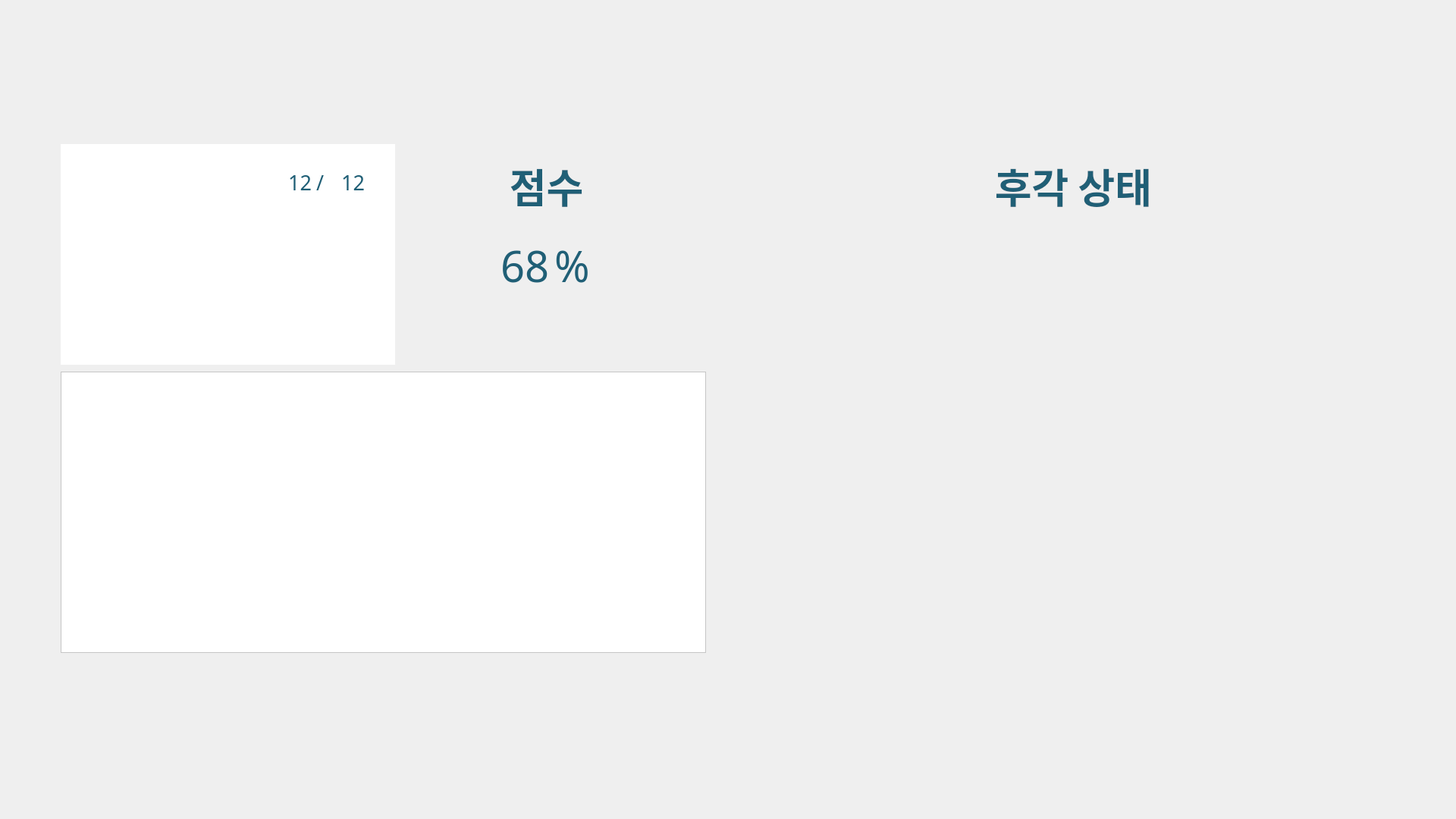
<?xml version="1.0" encoding="UTF-8"?>
<ui version="4.0">
 <class>MainWindow</class>
 <widget class="QMainWindow" name="MainWindow">
  <property name="geometry">
   <rect>
    <x>0</x>
    <y>0</y>
    <width>1920</width>
    <height>1080</height>
   </rect>
  </property>
  <property name="sizePolicy">
   <sizepolicy hsizetype="Maximum" vsizetype="Maximum">
    <horstretch>0</horstretch>
    <verstretch>0</verstretch>
   </sizepolicy>
  </property>
  <property name="maximumSize">
   <size>
    <width>1920</width>
    <height>1080</height>
   </size>
  </property>
  <property name="font">
   <font>
    <family>Malgun Gothic</family>
    <pointsize>16</pointsize>
   </font>
  </property>
  <property name="focusPolicy">
   <enum>Qt::FocusPolicy::NoFocus</enum>
  </property>
  <property name="windowTitle">
   <string>Digital Olfaction Solution</string>
  </property>
  <property name="styleSheet">
   <string notr="true"/>
  </property>
  <widget class="QWidget" name="centralwidget">
   <widget class="QPushButton" name="ui_menu_btn_quit">
    <property name="geometry">
     <rect>
      <x>1807</x>
      <y>13</y>
      <width>96</width>
      <height>96</height>
     </rect>
    </property>
    <property name="sizePolicy">
     <sizepolicy hsizetype="Preferred" vsizetype="Preferred">
      <horstretch>0</horstretch>
      <verstretch>0</verstretch>
     </sizepolicy>
    </property>
    <property name="minimumSize">
     <size>
      <width>40</width>
      <height>40</height>
     </size>
    </property>
    <property name="maximumSize">
     <size>
      <width>16777215</width>
      <height>16777215</height>
     </size>
    </property>
    <property name="font">
     <font>
      <family>Malgun Gothic</family>
      <pointsize>12</pointsize>
     </font>
    </property>
    <property name="styleSheet">
     <string notr="true">QPushButton{
	background-image : url(./ui/images/common/btn_logout.png);
	border : 0px;
}

QPushButton::hover{
	background-image : url(./ui/images/common/btn_logout_over.png);
	border : 0px;
}</string>
    </property>
    <property name="text">
     <string/>
    </property>
   </widget>
   <widget class="QLabel" name="label_background">
    <property name="geometry">
     <rect>
      <x>0</x>
      <y>0</y>
      <width>1920</width>
      <height>1080</height>
     </rect>
    </property>
    <property name="font">
     <font>
      <family>Malgun Gothic</family>
      <pointsize>16</pointsize>
      <bold>false</bold>
     </font>
    </property>
    <property name="styleSheet">
     <string notr="true">QLabel{
	image : url(./ui/images/test/i/bg_result.png);
}&lt;?xml version=&quot;1.0&quot; encoding=&quot;UTF-8&quot;?&gt;
&lt;ui version=&quot;4.0&quot;&gt;
 &lt;widget name=&quot;__qt_fake_top_level&quot;&gt;
  &lt;widget class=&quot;QWidget&quot; name=&quot;widget&quot; native=&quot;true&quot;&gt;
   &lt;property name=&quot;geometry&quot;&gt;
    &lt;rect&gt;
     &lt;x&gt;580&lt;/x&gt;
     &lt;y&gt;750&lt;/y&gt;
     &lt;width&gt;320&lt;/width&gt;
     &lt;height&gt;65&lt;/height&gt;
    &lt;/rect&gt;
   &lt;/property&gt;
   &lt;layout class=&quot;QHBoxLayout&quot; name=&quot;horizontalLayout&quot; stretch=&quot;1,2,3,2,2&quot;&gt;
    &lt;item&gt;
     &lt;widget class=&quot;QLabel&quot; name=&quot;label_correctNumber_label1&quot;&gt;
      &lt;property name=&quot;font&quot;&gt;
       &lt;font&gt;
        &lt;pointsize&gt;25&lt;/pointsize&gt;
        &lt;weight&gt;50&lt;/weight&gt;
        &lt;italic&gt;false&lt;/italic&gt;
        &lt;bold&gt;false&lt;/bold&gt;
       &lt;/font&gt;
      &lt;/property&gt;
      &lt;property name=&quot;styleSheet&quot;&gt;
       &lt;string notr=&quot;true&quot;&gt;QLabel{
	font : 25pt;
	color : #205f76;
}&lt;/string&gt;
      &lt;/property&gt;
      &lt;property name=&quot;text&quot;&gt;
       &lt;string&gt;총&lt;/string&gt;
      &lt;/property&gt;
     &lt;/widget&gt;
    &lt;/item&gt;
    &lt;item&gt;
     &lt;widget class=&quot;QLabel&quot; name=&quot;label_totalNumber&quot;&gt;
      &lt;property name=&quot;font&quot;&gt;
       &lt;font&gt;
        &lt;pointsize&gt;25&lt;/pointsize&gt;
        &lt;weight&gt;50&lt;/weight&gt;
        &lt;italic&gt;false&lt;/italic&gt;
        &lt;bold&gt;false&lt;/bold&gt;
       &lt;/font&gt;
      &lt;/property&gt;
      &lt;property name=&quot;styleSheet&quot;&gt;
       &lt;string notr=&quot;true&quot;&gt;QLabel{
	font : 25pt;
	color : #205f76;
}&lt;/string&gt;
      &lt;/property&gt;
      &lt;property name=&quot;text&quot;&gt;
       &lt;string&gt;16&lt;/string&gt;
      &lt;/property&gt;
      &lt;property name=&quot;alignment&quot;&gt;
       &lt;set&gt;Qt::AlignRight|Qt::AlignTrailing|Qt::AlignVCenter&lt;/set&gt;
      &lt;/property&gt;
     &lt;/widget&gt;
    &lt;/item&gt;
    &lt;item&gt;
     &lt;widget class=&quot;QLabel&quot; name=&quot;label_correctNumber_label2&quot;&gt;
      &lt;property name=&quot;font&quot;&gt;
       &lt;font&gt;
        &lt;pointsize&gt;25&lt;/pointsize&gt;
        &lt;weight&gt;50&lt;/weight&gt;
        &lt;italic&gt;false&lt;/italic&gt;
        &lt;bold&gt;false&lt;/bold&gt;
       &lt;/font&gt;
      &lt;/property&gt;
      &lt;property name=&quot;styleSheet&quot;&gt;
       &lt;string notr=&quot;true&quot;&gt;QLabel{
	font : 25pt;
	color : #205f76;
}&lt;/string&gt;
      &lt;/property&gt;
      &lt;property name=&quot;text&quot;&gt;
       &lt;string&gt;문항 중&lt;/string&gt;
      &lt;/property&gt;
     &lt;/widget&gt;
    &lt;/item&gt;
    &lt;item&gt;
     &lt;widget class=&quot;QLabel&quot; name=&quot;label_correctNumber&quot;&gt;
      &lt;property name=&quot;font&quot;&gt;
       &lt;font&gt;
        &lt;pointsize&gt;25&lt;/pointsize&gt;
        &lt;weight&gt;50&lt;/weight&gt;
        &lt;italic&gt;false&lt;/italic&gt;
        &lt;bold&gt;false&lt;/bold&gt;
       &lt;/font&gt;
      &lt;/property&gt;
      &lt;property name=&quot;styleSheet&quot;&gt;
       &lt;string notr=&quot;true&quot;&gt;QLabel{
	font : 25pt;
	color : #205f76;
}&lt;/string&gt;
      &lt;/property&gt;
      &lt;property name=&quot;text&quot;&gt;
       &lt;string&gt;11&lt;/string&gt;
      &lt;/property&gt;
      &lt;property name=&quot;alignment&quot;&gt;
       &lt;set&gt;Qt::AlignRight|Qt::AlignTrailing|Qt::AlignVCenter&lt;/set&gt;
      &lt;/property&gt;
     &lt;/widget&gt;
    &lt;/item&gt;
    &lt;item&gt;
     &lt;widget class=&quot;QLabel&quot; name=&quot;label_correctNumber_label3&quot;&gt;
      &lt;property name=&quot;font&quot;&gt;
       &lt;font&gt;
        &lt;pointsize&gt;25&lt;/pointsize&gt;
        &lt;weight&gt;50&lt;/weight&gt;
        &lt;italic&gt;false&lt;/italic&gt;
        &lt;bold&gt;false&lt;/bold&gt;
       &lt;/font&gt;
      &lt;/property&gt;
      &lt;property name=&quot;styleSheet&quot;&gt;
       &lt;string notr=&quot;true&quot;&gt;QLabel{
	font : 25pt;
	color : #205f76;
}&lt;/string&gt;
      &lt;/property&gt;
      &lt;property name=&quot;text&quot;&gt;
       &lt;string&gt;문항&lt;/string&gt;
      &lt;/property&gt;
     &lt;/widget&gt;
    &lt;/item&gt;
   &lt;/layout&gt;
  &lt;/widget&gt;
  &lt;widget class=&quot;QWidget&quot; name=&quot;widget&quot; native=&quot;true&quot;&gt;
   &lt;property name=&quot;geometry&quot;&gt;
    &lt;rect&gt;
     &lt;x&gt;350&lt;/x&gt;
     &lt;y&gt;750&lt;/y&gt;
     &lt;width&gt;190&lt;/width&gt;
     &lt;height&gt;65&lt;/height&gt;
    &lt;/rect&gt;
   &lt;/property&gt;
   &lt;layout class=&quot;QHBoxLayout&quot; name=&quot;horizontalLayout_3&quot;&gt;
    &lt;item&gt;
     &lt;widget class=&quot;QLabel&quot; name=&quot;label_correctRate&quot;&gt;
      &lt;property name=&quot;sizePolicy&quot;&gt;
       &lt;sizepolicy hsizetype=&quot;Fixed&quot; vsizetype=&quot;Preferred&quot;&gt;
        &lt;horstretch&gt;0&lt;/horstretch&gt;
        &lt;verstretch&gt;0&lt;/verstretch&gt;
       &lt;/sizepolicy&gt;
      &lt;/property&gt;
      &lt;property name=&quot;font&quot;&gt;
       &lt;font&gt;
        &lt;pointsize&gt;36&lt;/pointsize&gt;
        &lt;weight&gt;50&lt;/weight&gt;
        &lt;italic&gt;false&lt;/italic&gt;
        &lt;bold&gt;false&lt;/bold&gt;
       &lt;/font&gt;
      &lt;/property&gt;
      &lt;property name=&quot;styleSheet&quot;&gt;
       &lt;string notr=&quot;true&quot;&gt;QLabel{
	font : 36pt;
	color : #205f76;
}&lt;/string&gt;
      &lt;/property&gt;
      &lt;property name=&quot;text&quot;&gt;
       &lt;string&gt;68.2&lt;/string&gt;
      &lt;/property&gt;
     &lt;/widget&gt;
    &lt;/item&gt;
    &lt;item&gt;
     &lt;widget class=&quot;QLabel&quot; name=&quot;label_correctRate_2&quot;&gt;
      &lt;property name=&quot;font&quot;&gt;
       &lt;font&gt;
        &lt;pointsize&gt;36&lt;/pointsize&gt;
        &lt;weight&gt;50&lt;/weight&gt;
        &lt;italic&gt;false&lt;/italic&gt;
        &lt;bold&gt;false&lt;/bold&gt;
       &lt;/font&gt;
      &lt;/property&gt;
      &lt;property name=&quot;styleSheet&quot;&gt;
       &lt;string notr=&quot;true&quot;&gt;QLabel{
	font : 36pt;
	color : #205f76;
}&lt;/string&gt;
      &lt;/property&gt;
      &lt;property name=&quot;text&quot;&gt;
       &lt;string&gt;%&lt;/string&gt;
      &lt;/property&gt;
     &lt;/widget&gt;
    &lt;/item&gt;
   &lt;/layout&gt;
  &lt;/widget&gt;
  &lt;widget class=&quot;QTableWidget&quot; name=&quot;resultTable&quot;&gt;
   &lt;property name=&quot;geometry&quot;&gt;
    &lt;rect&gt;
     &lt;x&gt;974&lt;/x&gt;
     &lt;y&gt;188&lt;/y&gt;
     &lt;width&gt;877&lt;/width&gt;
     &lt;height&gt;682&lt;/height&gt;
    &lt;/rect&gt;
   &lt;/property&gt;
   &lt;property name=&quot;sizePolicy&quot;&gt;
    &lt;sizepolicy hsizetype=&quot;Preferred&quot; vsizetype=&quot;Preferred&quot;&gt;
     &lt;horstretch&gt;0&lt;/horstretch&gt;
     &lt;verstretch&gt;0&lt;/verstretch&gt;
    &lt;/sizepolicy&gt;
   &lt;/property&gt;
   &lt;property name=&quot;font&quot;&gt;
    &lt;font&gt;
     &lt;pointsize&gt;20&lt;/pointsize&gt;
    &lt;/font&gt;
   &lt;/property&gt;
   &lt;property name=&quot;layoutDirection&quot;&gt;
    &lt;enum&gt;Qt::LeftToRight&lt;/enum&gt;
   &lt;/property&gt;
   &lt;property name=&quot;styleSheet&quot;&gt;
    &lt;string notr=&quot;true&quot;&gt;QHeaderView::section:horizontal { 
	color : #205f76; 
	font : 10pt;
	background-image : url(./ui/images/common/tb_header.png);
	border : 0px;
	border-right : 1px solid #8dbfc9;
}&lt;/string&gt;
   &lt;/property&gt;
   &lt;property name=&quot;gridStyle&quot;&gt;
    &lt;enum&gt;Qt::SolidLine&lt;/enum&gt;
   &lt;/property&gt;
   &lt;property name=&quot;rowCount&quot;&gt;
    &lt;number&gt;12&lt;/number&gt;
   &lt;/property&gt;
   &lt;property name=&quot;columnCount&quot;&gt;
    &lt;number&gt;8&lt;/number&gt;
   &lt;/property&gt;
   &lt;attribute name=&quot;horizontalHeaderCascadingSectionResizes&quot;&gt;
    &lt;bool&gt;false&lt;/bool&gt;
   &lt;/attribute&gt;
   &lt;attribute name=&quot;horizontalHeaderHighlightSections&quot;&gt;
    &lt;bool&gt;true&lt;/bool&gt;
   &lt;/attribute&gt;
   &lt;attribute name=&quot;horizontalHeaderShowSortIndicator&quot; stdset=&quot;0&quot;&gt;
    &lt;bool&gt;false&lt;/bool&gt;
   &lt;/attribute&gt;
   &lt;attribute name=&quot;horizontalHeaderStretchLastSection&quot;&gt;
    &lt;bool&gt;false&lt;/bool&gt;
   &lt;/attribute&gt;
   &lt;attribute name=&quot;verticalHeaderVisible&quot;&gt;
    &lt;bool&gt;false&lt;/bool&gt;
   &lt;/attribute&gt;
   &lt;attribute name=&quot;verticalHeaderHighlightSections&quot;&gt;
    &lt;bool&gt;true&lt;/bool&gt;
   &lt;/attribute&gt;
   &lt;attribute name=&quot;verticalHeaderMinimumSectionSize&quot;&gt;
    &lt;number&gt;30&lt;/number&gt;
   &lt;/attribute&gt;
   &lt;attribute name=&quot;verticalHeaderShowSortIndicator&quot; stdset=&quot;0&quot;&gt;
    &lt;bool&gt;false&lt;/bool&gt;
   &lt;/attribute&gt;
   &lt;attribute name=&quot;verticalHeaderStretchLastSection&quot;&gt;
    &lt;bool&gt;false&lt;/bool&gt;
   &lt;/attribute&gt;
   &lt;row/&gt;
   &lt;row/&gt;
   &lt;row/&gt;
   &lt;row/&gt;
   &lt;row/&gt;
   &lt;row/&gt;
   &lt;row/&gt;
   &lt;row/&gt;
   &lt;row/&gt;
   &lt;row/&gt;
   &lt;row/&gt;
   &lt;row/&gt;
   &lt;column/&gt;
   &lt;column/&gt;
   &lt;column/&gt;
   &lt;column/&gt;
   &lt;column/&gt;
   &lt;column/&gt;
   &lt;column/&gt;
   &lt;column/&gt;
  &lt;/widget&gt;
 &lt;/widget&gt;
 &lt;resources/&gt;
&lt;/ui&gt;
</string>
    </property>
    <property name="text">
     <string/>
    </property>
   </widget>
   <widget class="QWidget" name="widget_3" native="true">
    <property name="geometry">
     <rect>
      <x>660</x>
      <y>310</y>
      <width>201</width>
      <height>81</height>
     </rect>
    </property>
    <layout class="QHBoxLayout" name="horizontalLayout_3">
     <item>
      <widget class="QLabel" name="label_correctRate">
       <property name="sizePolicy">
        <sizepolicy hsizetype="Fixed" vsizetype="Preferred">
         <horstretch>0</horstretch>
         <verstretch>0</verstretch>
        </sizepolicy>
       </property>
       <property name="font">
        <font>
         <family>Malgun Gothic</family>
         <pointsize>42</pointsize>
         <italic>false</italic>
         <bold>false</bold>
        </font>
       </property>
       <property name="styleSheet">
        <string notr="true">QLabel{
	font : 42pt;
	color : #205f76;
}</string>
       </property>
       <property name="text">
        <string>68</string>
       </property>
      </widget>
     </item>
     <item>
      <widget class="QLabel" name="label_correctRate_2">
       <property name="font">
        <font>
         <family>Malgun Gothic</family>
         <pointsize>42</pointsize>
         <italic>false</italic>
         <bold>false</bold>
        </font>
       </property>
       <property name="styleSheet">
        <string notr="true">QLabel{
	font : 42pt;
	color : #205f76;
}</string>
       </property>
       <property name="text">
        <string>%</string>
       </property>
      </widget>
     </item>
    </layout>
   </widget>
   <widget class="QPushButton" name="pushButton_confirm">
    <property name="geometry">
     <rect>
      <x>800</x>
      <y>933</y>
      <width>320</width>
      <height>130</height>
     </rect>
    </property>
    <property name="font">
     <font>
      <family>Malgun Gothic</family>
      <pointsize>24</pointsize>
     </font>
    </property>
    <property name="styleSheet">
     <string notr="true">QPushButton{
	background-image : url(./ui/images/common_locale/btn_close.png);
	border : 0px;
}

QPushButton::hover{
	background-image : url(./ui/images/common_locale/btn_close_over.png);
	border : 0px;
}</string>
    </property>
    <property name="text">
     <string/>
    </property>
   </widget>
   <widget class="scentPieChartWidget" name="widgetChart" native="true">
    <property name="geometry">
     <rect>
      <x>80</x>
      <y>190</y>
      <width>441</width>
      <height>291</height>
     </rect>
    </property>
    <property name="styleSheet">
     <string notr="true">QWidget { background-color: white }</string>
    </property>
   </widget>
   <widget class="QWidget" name="widget" native="true">
    <property name="geometry">
     <rect>
      <x>380</x>
      <y>220</y>
      <width>101</width>
      <height>41</height>
     </rect>
    </property>
    <layout class="QHBoxLayout" name="horizontalLayout" stretch="0,3,0">
     <item>
      <widget class="QLabel" name="label_correctNumber">
       <property name="font">
        <font>
         <family>Malgun Gothic</family>
         <pointsize>20</pointsize>
         <italic>false</italic>
         <bold>false</bold>
        </font>
       </property>
       <property name="styleSheet">
        <string notr="true">QLabel{
	font : 20pt;
	color : #205f76;
}</string>
       </property>
       <property name="text">
        <string>12</string>
       </property>
       <property name="alignment">
        <set>Qt::AlignmentFlag::AlignRight|Qt::AlignmentFlag::AlignTrailing|Qt::AlignmentFlag::AlignVCenter</set>
       </property>
      </widget>
     </item>
     <item>
      <widget class="QLabel" name="label_correctNumber_label2">
       <property name="enabled">
        <bool>false</bool>
       </property>
       <property name="font">
        <font>
         <family>Malgun Gothic</family>
         <pointsize>20</pointsize>
         <italic>false</italic>
         <bold>false</bold>
        </font>
       </property>
       <property name="styleSheet">
        <string notr="true">QLabel{
	font : 20pt;
	color : #205f76;
}</string>
       </property>
       <property name="text">
        <string>/</string>
       </property>
      </widget>
     </item>
     <item>
      <widget class="QLabel" name="label_totalNumber">
       <property name="font">
        <font>
         <family>Malgun Gothic</family>
         <pointsize>20</pointsize>
         <italic>false</italic>
         <bold>false</bold>
        </font>
       </property>
       <property name="styleSheet">
        <string notr="true">QLabel{
	font : 20pt;
	color : #205f76;
}</string>
       </property>
       <property name="text">
        <string>12</string>
       </property>
       <property name="alignment">
        <set>Qt::AlignmentFlag::AlignRight|Qt::AlignmentFlag::AlignTrailing|Qt::AlignmentFlag::AlignVCenter</set>
       </property>
      </widget>
     </item>
    </layout>
   </widget>
   <widget class="QTableWidget" name="resultTable">
    <property name="geometry">
     <rect>
      <x>80</x>
      <y>490</y>
      <width>851</width>
      <height>371</height>
     </rect>
    </property>
    <property name="sizePolicy">
     <sizepolicy hsizetype="Preferred" vsizetype="Preferred">
      <horstretch>0</horstretch>
      <verstretch>0</verstretch>
     </sizepolicy>
    </property>
    <property name="font">
     <font>
      <family>맑은 고딕</family>
      <pointsize>20</pointsize>
     </font>
    </property>
    <property name="layoutDirection">
     <enum>Qt::LayoutDirection::LeftToRight</enum>
    </property>
    <property name="styleSheet">
     <string notr="true">QTableWidget{
	background-color: white;
}

QTableWidget::item:selected {
    background-image: white;
}

QTableView::item{
	background-color: white;
	border : 0px;
    border-bottom : 1px solid #8dbfc9;
	color : #205f76; 
	font : 20pt;
}

QTableView QTableCornerButton::section {
	background-color: white;
	background-image : url(./ui/images/common/tb_header.png);
	border : 0px;
	border-left : 1px solid qlineargradient(x1: 0, y1: 0, x2: 0, y2: 1,stop: 0 lightgray, stop: 0.4 white,stop: 1 white);
	border-right: 1px solid #8dbfc9;
}

QHeaderView::section { 
	background-color: white;
}

QHeaderView::section:horizontal { 
	background-color: white;
	color : #205f76; 
	font : 20pt;
	background-image : url(./ui/images/common/tb_header.png);
	border : 0px;
	border-left : 1px solid qlineargradient(x1: 0, y1: 0, x2: 0, y2: 1,stop: 0 lightgray, stop: 0.4 white,stop: 1 white);
	border-right: 1px solid #8dbfc9;
}

QHeaderView::section:vertical { 
	background-color: white;
	color : #205f76; 
	font : 20pt;
	background-color : white;
	border : 0px;
	border-bottom : 1px solid #8dbfc9;
}

QHeaderView { 
	background-color: white;
	qproperty-defaultAlignment: AlignCenter; 
}

QTableView QTable{
	background-color: white;
	border-right : 1px solid #8dbfc9;
}</string>
    </property>
    <property name="showGrid">
     <bool>false</bool>
    </property>
    <property name="gridStyle">
     <enum>Qt::PenStyle::SolidLine</enum>
    </property>
    <property name="sortingEnabled">
     <bool>false</bool>
    </property>
    <property name="cornerButtonEnabled">
     <bool>true</bool>
    </property>
    <property name="rowCount">
     <number>0</number>
    </property>
    <property name="columnCount">
     <number>0</number>
    </property>
    <attribute name="horizontalHeaderCascadingSectionResizes">
     <bool>false</bool>
    </attribute>
    <attribute name="horizontalHeaderHighlightSections">
     <bool>true</bool>
    </attribute>
    <attribute name="horizontalHeaderShowSortIndicator" stdset="0">
     <bool>false</bool>
    </attribute>
    <attribute name="horizontalHeaderStretchLastSection">
     <bool>false</bool>
    </attribute>
    <attribute name="verticalHeaderVisible">
     <bool>true</bool>
    </attribute>
    <attribute name="verticalHeaderCascadingSectionResizes">
     <bool>false</bool>
    </attribute>
    <attribute name="verticalHeaderMinimumSectionSize">
     <number>50</number>
    </attribute>
    <attribute name="verticalHeaderDefaultSectionSize">
     <number>50</number>
    </attribute>
    <attribute name="verticalHeaderHighlightSections">
     <bool>false</bool>
    </attribute>
    <attribute name="verticalHeaderShowSortIndicator" stdset="0">
     <bool>false</bool>
    </attribute>
    <attribute name="verticalHeaderStretchLastSection">
     <bool>false</bool>
    </attribute>
   </widget>
   <widget class="QPushButton" name="pb_id_grade_5">
    <property name="geometry">
     <rect>
      <x>1010</x>
      <y>310</y>
      <width>807</width>
      <height>102</height>
     </rect>
    </property>
    <property name="styleSheet">
     <string notr="true">QPushButton{
	background-image : url(./ui/images/test/i/pb_id_grade_5.png);
	border : 0px;
}</string>
    </property>
    <property name="text">
     <string/>
    </property>
   </widget>
   <widget class="QPushButton" name="pb_id_grade_4">
    <property name="geometry">
     <rect>
      <x>1010</x>
      <y>420</y>
      <width>807</width>
      <height>102</height>
     </rect>
    </property>
    <property name="styleSheet">
     <string notr="true">QPushButton{
	background-image : url(./ui/images/test/i/pb_id_grade_4.png);
	border : 0px;
}</string>
    </property>
    <property name="text">
     <string/>
    </property>
   </widget>
   <widget class="QPushButton" name="pb_id_grade_3">
    <property name="geometry">
     <rect>
      <x>1010</x>
      <y>530</y>
      <width>807</width>
      <height>102</height>
     </rect>
    </property>
    <property name="styleSheet">
     <string notr="true">QPushButton{
	background-image : url(./ui/images/test/i/pb_id_grade_3.png);
	border : 0px;
}</string>
    </property>
    <property name="text">
     <string/>
    </property>
   </widget>
   <widget class="QPushButton" name="pb_id_grade_2">
    <property name="geometry">
     <rect>
      <x>1010</x>
      <y>640</y>
      <width>807</width>
      <height>102</height>
     </rect>
    </property>
    <property name="styleSheet">
     <string notr="true">QPushButton{
	background-image : url(./ui/images/test/i/pb_id_grade_2.png);
	border : 0px;
}</string>
    </property>
    <property name="text">
     <string/>
    </property>
   </widget>
   <widget class="QPushButton" name="pb_id_grade_1">
    <property name="geometry">
     <rect>
      <x>1010</x>
      <y>750</y>
      <width>807</width>
      <height>102</height>
     </rect>
    </property>
    <property name="styleSheet">
     <string notr="true">QPushButton{
	background-image : url(./ui/images/test/i/pb_id_grade_1.png);
	border : 0px;
}</string>
    </property>
    <property name="text">
     <string/>
    </property>
   </widget>
   <widget class="QLabel" name="label_guide">
    <property name="geometry">
     <rect>
      <x>1010</x>
      <y>190</y>
      <width>811</width>
      <height>111</height>
     </rect>
    </property>
    <property name="font">
     <font>
      <family>Malgun Gothic</family>
      <pointsize>40</pointsize>
      <italic>false</italic>
      <bold>true</bold>
     </font>
    </property>
    <property name="styleSheet">
     <string notr="true">QLabel{
	color : #205f76;
	font : 40pt;
	font-weight: bold;
}</string>
    </property>
    <property name="text">
     <string>&lt;html&gt;&lt;head/&gt;&lt;body&gt;&lt;p align=&quot;center&quot;&gt;후각 상태&lt;/p&gt;&lt;/body&gt;&lt;/html&gt;</string>
    </property>
    <property name="alignment">
     <set>Qt::AlignmentFlag::AlignLeading|Qt::AlignmentFlag::AlignLeft|Qt::AlignmentFlag::AlignVCenter</set>
    </property>
    <property name="margin">
     <number>0</number>
    </property>
    <property name="indent">
     <number>0</number>
    </property>
   </widget>
   <widget class="QPushButton" name="pb_id_grade_cur_5">
    <property name="geometry">
     <rect>
      <x>1000</x>
      <y>300</y>
      <width>827</width>
      <height>122</height>
     </rect>
    </property>
    <property name="styleSheet">
     <string notr="true">QPushButton{
	background-image : url(./ui/images/test/i/pb_id_grade_current.png);
	border : 0px;
}</string>
    </property>
    <property name="text">
     <string/>
    </property>
   </widget>
   <widget class="QPushButton" name="pb_id_grade_cur_4">
    <property name="geometry">
     <rect>
      <x>1000</x>
      <y>410</y>
      <width>827</width>
      <height>122</height>
     </rect>
    </property>
    <property name="styleSheet">
     <string notr="true">QPushButton{
	background-image : url(./ui/images/test/i/pb_id_grade_current.png);
	border : 0px;
}</string>
    </property>
    <property name="text">
     <string/>
    </property>
   </widget>
   <widget class="QPushButton" name="pb_id_grade_cur_3">
    <property name="geometry">
     <rect>
      <x>1000</x>
      <y>520</y>
      <width>827</width>
      <height>122</height>
     </rect>
    </property>
    <property name="styleSheet">
     <string notr="true">QPushButton{
	background-image : url(./ui/images/test/i/pb_id_grade_current.png);
	border : 0px;
}</string>
    </property>
    <property name="text">
     <string/>
    </property>
   </widget>
   <widget class="QPushButton" name="pb_id_grade_cur_2">
    <property name="geometry">
     <rect>
      <x>1000</x>
      <y>630</y>
      <width>827</width>
      <height>122</height>
     </rect>
    </property>
    <property name="styleSheet">
     <string notr="true">QPushButton{
	background-image : url(./ui/images/test/i/pb_id_grade_current.png);
	border : 0px;
}</string>
    </property>
    <property name="text">
     <string/>
    </property>
   </widget>
   <widget class="QPushButton" name="pb_id_grade_cur_1">
    <property name="geometry">
     <rect>
      <x>1000</x>
      <y>740</y>
      <width>827</width>
      <height>122</height>
     </rect>
    </property>
    <property name="styleSheet">
     <string notr="true">QPushButton{
	background-image : url(./ui/images/test/i/pb_id_grade_current.png);
	border : 0px;
}</string>
    </property>
    <property name="text">
     <string/>
    </property>
   </widget>
   <widget class="QLabel" name="label_guide_2">
    <property name="geometry">
     <rect>
      <x>520</x>
      <y>190</y>
      <width>401</width>
      <height>111</height>
     </rect>
    </property>
    <property name="font">
     <font>
      <family>Malgun Gothic</family>
      <pointsize>40</pointsize>
      <italic>false</italic>
      <bold>true</bold>
     </font>
    </property>
    <property name="styleSheet">
     <string notr="true">QLabel{
	color : #205f76;
	font : 40pt;
	font-weight: bold;
}</string>
    </property>
    <property name="text">
     <string>&lt;html&gt;&lt;head/&gt;&lt;body&gt;&lt;p align=&quot;center&quot;&gt;점수&lt;/p&gt;&lt;/body&gt;&lt;/html&gt;</string>
    </property>
    <property name="alignment">
     <set>Qt::AlignmentFlag::AlignLeading|Qt::AlignmentFlag::AlignLeft|Qt::AlignmentFlag::AlignVCenter</set>
    </property>
    <property name="margin">
     <number>0</number>
    </property>
    <property name="indent">
     <number>0</number>
    </property>
   </widget>
   <zorder>label_background</zorder>
   <zorder>ui_menu_btn_quit</zorder>
   <zorder>widget_3</zorder>
   <zorder>pushButton_confirm</zorder>
   <zorder>widgetChart</zorder>
   <zorder>resultTable</zorder>
   <zorder>pb_id_grade_5</zorder>
   <zorder>pb_id_grade_4</zorder>
   <zorder>pb_id_grade_3</zorder>
   <zorder>pb_id_grade_2</zorder>
   <zorder>pb_id_grade_1</zorder>
   <zorder>label_guide</zorder>
   <zorder>pb_id_grade_cur_5</zorder>
   <zorder>pb_id_grade_cur_4</zorder>
   <zorder>pb_id_grade_cur_3</zorder>
   <zorder>pb_id_grade_cur_2</zorder>
   <zorder>pb_id_grade_cur_1</zorder>
   <zorder>label_guide_2</zorder>
   <zorder>widget</zorder>
  </widget>
 </widget>
 <customwidgets>
  <customwidget>
   <class>scentPieChartWidget</class>
   <extends>QWidget</extends>
   <header>scentChartWidgetFile</header>
   <container>1</container>
  </customwidget>
 </customwidgets>
 <resources/>
 <connections/>
</ui>
